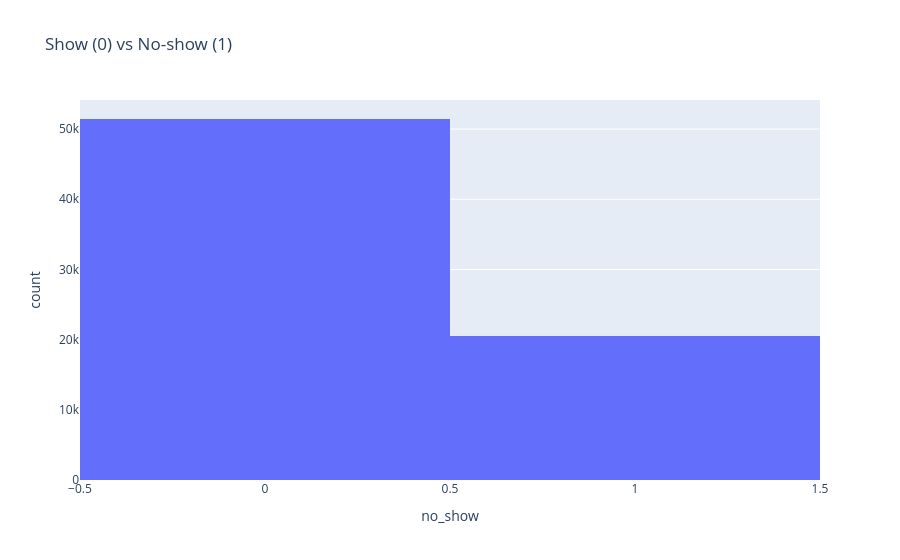

Here is the notebook cell this chart was saved with:
### Code cell
fig = px.histogram(df, x='no_show',title="Show (0) vs No-show (1)")
fig.show()

### Figure 1 — Plotly figure (JSON) as saved in the notebook; plotly's stock layout.template omitted (floating-point values rounded to 4 significant figures; data arrays with more than 128 entries replaced by an {"elided": "..."} marker saying what was removed)
{"data": [{"bingroup": "x", "hovertemplate": "no_show=%{x}<br>count=%{y}<extra></extra>", "legendgroup": "", "marker": {"color": "#636efa", "pattern": {"shape": ""}}, "name": "", "orientation": "v", "showlegend": false, "type": "histogram", "x": {"elided": "71959 int values"}, "xaxis": "x", "yaxis": "y"}], "layout": {"barmode": "relative", "legend": {"tracegroupgap": 0}, "title": {"text": "Show (0) vs No-show (1)"}, "xaxis": {"anchor": "y", "domain": [0, 1], "title": {"text": "no_show"}}, "yaxis": {"anchor": "x", "domain": [0, 1], "title": {"text": "count"}}}}
